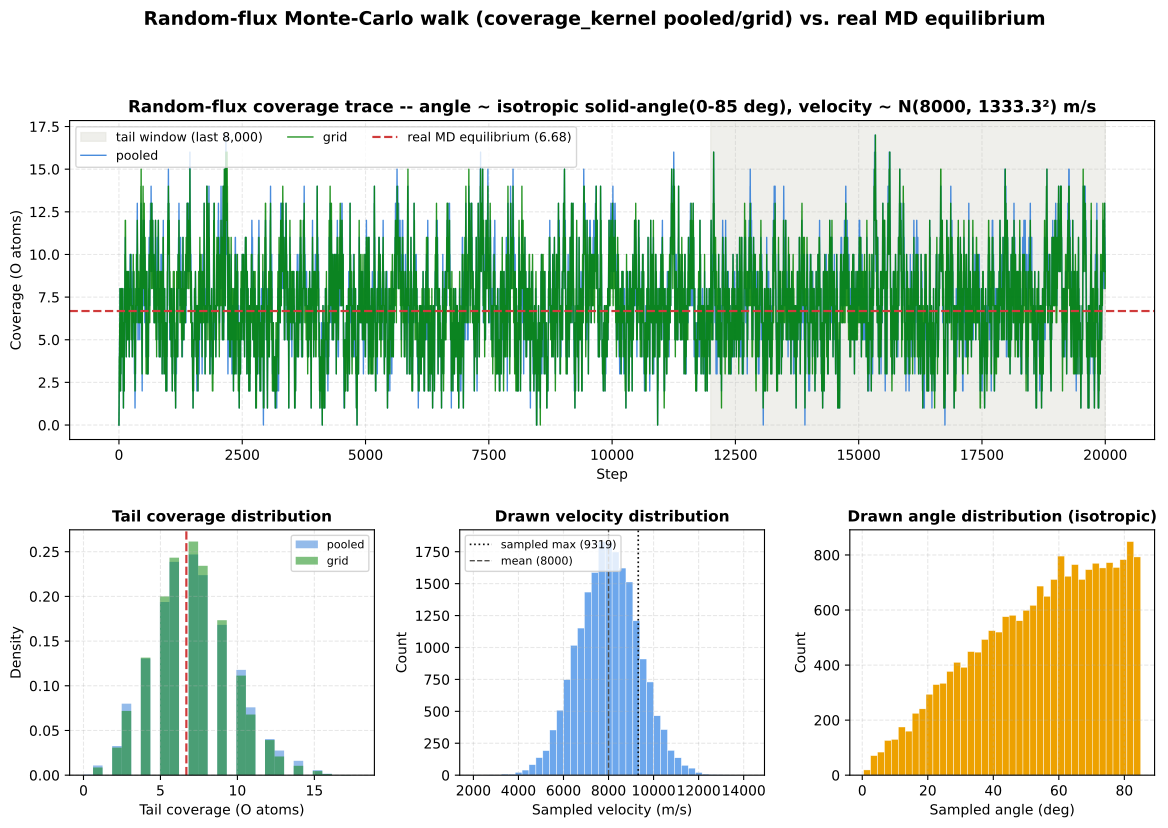

This chart was generated by the following Python code:
"""
random_flux_walk.py
====================
Coverage random walk under a *realistic* incidence flux rather than a fixed
(velocity, angle) condition: at every one of the walk's steps, a fresh
(angle, velocity) pair is redrawn from a physically motivated distribution
and fed to the fitted coverage_kernel models (pooled + grid), instead of
holding (velocity, angle) fixed as monte_carlo_walk.ipynb does.

Velocity ~ N(velo_mean, velo_sigma^2), unclipped: represents the spread of
impact speeds a real surface sees (spacecraft ram velocity plus the thermal
spread of the ambient AO), not a single fixed value.

Angle: sampled *isotropically over solid angle* on [0, angle_hi] -- i.e.
cos(angle) ~ Uniform(cos(angle_hi), 1). This is the same "solid-angle 
weight reproducing isotropic
incidence" convention already used in predicted_coverage.py (weight(alpha)
∝ cos(lo) - cos(hi)) and referenced in the main text's net-flux zero-
crossing analysis, applied here as a continuous sampling law instead of a
discrete per-angle weight.
"""

import sys
from pathlib import Path

import numpy as np
import matplotlib.pyplot as plt

OUT_DIR = Path(__file__).resolve().parent
sys.path.insert(0, str(OUT_DIR.parent.parent / "python"))
sys.path.insert(0, str(OUT_DIR))

from coverage_kernel.coverage_model import sample_outcome  # noqa: E402
from coverage_kernel.export_hdf5 import load_pooled_model, load_grid_model  # noqa: E402
from coverage_kernel.features import physics_features  # noqa: E402
from load_data import load_starting_coverages  # noqa: E402

MODELS_DIR = OUT_DIR / "models"
FRAMES_PATH = str(OUT_DIR / "example_data" / "starting_frames.h5")
N_SUBSTRATE_ATOMS = 480

SCHEMES = ["pooled", "grid"]
COLORS = {"pooled": "#2a78d6", "grid": "#008300"}

IDX_ADS, IDX_O_DES, IDX_O2_DES = 0, 1, 2
COVERAGE_DELTA = [+1, 0, -1]

ANGLE_LO, ANGLE_HI = 0.0, 85.0   # real MD setup; 80 is the sampled grid's own max

VELO_MEAN = 8000.0
VELO_SIGMA = (12000.0 - 8000.0) / 3.0

N_STEPS, N_TAIL, SEED = 20_000, 8_000, 0


def sample_angle_isotropic(rng, angle_hi_deg):
    """Polar incidence angle sampled isotropically over solid angle on
    [0, angle_hi_deg]: cos(angle) ~ Uniform(cos(angle_hi), 1), i.e. density
    ∝ sin(angle) -- matches predicted_coverage.py's solid-angle weight
    w(alpha) ∝ cos(lo) - cos(hi), applied here as a continuous law rather
    than a discrete per-angle weight.
    """
    cos_hi = np.cos(np.radians(angle_hi_deg))
    cos_theta = rng.uniform(cos_hi, 1.0)
    return np.degrees(np.arccos(cos_theta))


def sample_condition(rng, velo_mean, velo_sigma):
    """One step's (angle, velocity): angle isotropic over solid angle (see
    sample_angle_isotropic), velocity ~ N(velo_mean, velo_sigma^2),
    deliberately unclipped (mean/sigma keep it effectively positive)."""
    angle = sample_angle_isotropic(rng, ANGLE_HI)
    velocity = rng.normal(velo_mean, velo_sigma)
    return angle, velocity


def run_random_flux_walk(probs_fn, n_steps, seed, velo_mean, velo_sigma, start_coverage=0.0):
    """Like coverage_kernel.coverage_model.run_coverage_walk, but
    (angle, velocity) is redrawn every step from sample_condition() instead
    of held fixed. probs_fn(coverage, angle, velocity) -> probs.
    """
    rng = np.random.default_rng(seed)
    coverage_delta = np.asarray(COVERAGE_DELTA, dtype=float)
    coverage = float(start_coverage)
    trace = np.empty(n_steps + 1)
    angles = np.empty(n_steps)
    velocities = np.empty(n_steps)
    trace[0] = coverage
    for t in range(n_steps):
        angle, velocity = sample_condition(rng, velo_mean, velo_sigma)
        probs = probs_fn(coverage, angle, velocity)
        idx, _ = sample_outcome(probs, rng.random())
        coverage = max(coverage + coverage_delta[idx], 0.0)
        trace[t + 1] = coverage
        angles[t] = angle
        velocities[t] = velocity
    return trace, angles, velocities


def make_diagnostic_figure(eq_mean, traces, velocities, angles):
    fig = plt.figure(figsize=(14, 8.5))
    gs = fig.add_gridspec(2, 3, height_ratios=[1.3, 1], hspace=0.32, wspace=0.28)

    ax_trace = fig.add_subplot(gs[0, :])
    steps = np.arange(N_STEPS + 1)
    ax_trace.axvspan(N_STEPS - N_TAIL, N_STEPS, color="#e1e0d9", alpha=0.5, zorder=0,
                      label=f"tail window (last {N_TAIL:,})")
    for s in SCHEMES:
        ax_trace.plot(steps, traces[s], color=COLORS[s], linewidth=1.0, alpha=0.85, label=s)
    ax_trace.axhline(eq_mean, color="#d03b3b", linewidth=1.6, linestyle="--",
                      label=f"real MD equilibrium ({eq_mean:.2f})")
    ax_trace.set_xlabel("Step")
    ax_trace.set_ylabel("Coverage (O atoms)")
    ax_trace.set_title(
        f"Random-flux coverage trace -- angle ~ isotropic solid-angle(0-{ANGLE_HI:.0f} deg), "
        f"velocity ~ N({VELO_MEAN:.0f}, {VELO_SIGMA:.1f}²) m/s",
        fontsize=12, fontweight="bold")
    ax_trace.legend(fontsize=9, loc="upper left", ncol=3)
    ax_trace.grid(linestyle="--", alpha=0.3)

    ax_hist = fig.add_subplot(gs[1, 0])
    bins = np.linspace(0, max(traces[s][-N_TAIL:].max() for s in SCHEMES) + 1, 30)
    for s in SCHEMES:
        ax_hist.hist(traces[s][-N_TAIL:], bins=bins, color=COLORS[s], alpha=0.5,
                     density=True, label=s)
    ax_hist.axvline(eq_mean, color="#d03b3b", linewidth=1.6, linestyle="--")
    ax_hist.set_xlabel("Tail coverage (O atoms)")
    ax_hist.set_ylabel("Density")
    ax_hist.set_title("Tail coverage distribution", fontsize=11, fontweight="bold")
    ax_hist.legend(fontsize=8)
    ax_hist.grid(linestyle="--", alpha=0.3)

    ax_velo = fig.add_subplot(gs[1, 1])
    ax_velo.hist(velocities, bins=40, color="#6da7ec", edgecolor="white", linewidth=0.3)
    ax_velo.axvline(9319.4, color="#0b0b0b", linewidth=1.2, linestyle=":", label="sampled max (9319)")
    ax_velo.axvline(VELO_MEAN, color="#52514e", linewidth=1.0, linestyle="--", label=f"mean ({VELO_MEAN:.0f})")
    ax_velo.set_xlabel("Sampled velocity (m/s)")
    ax_velo.set_ylabel("Count")
    ax_velo.set_title("Drawn velocity distribution", fontsize=11, fontweight="bold")
    ax_velo.legend(fontsize=8)
    ax_velo.grid(linestyle="--", alpha=0.3)

    ax_angle = fig.add_subplot(gs[1, 2])
    ax_angle.hist(angles, bins=40, color="#eda100", edgecolor="white", linewidth=0.3)
    ax_angle.set_xlabel("Sampled angle (deg)")
    ax_angle.set_ylabel("Count")
    ax_angle.set_title("Drawn angle distribution (isotropic)", fontsize=11, fontweight="bold")
    ax_angle.grid(linestyle="--", alpha=0.3)

    fig.suptitle(
        "Random-flux Monte-Carlo walk (coverage_kernel pooled/grid) vs. real MD equilibrium",
        fontsize=13.5, fontweight="bold", y=1.01)

    pdf_path = OUT_DIR / "random_flux_walk.pdf"
    fig.savefig(pdf_path, bbox_inches="tight")
    plt.close(fig)
    return pdf_path


def main():
    print("Computing real-MD equilibrium coverage reference...")
    coverage_by_frame, _ = load_starting_coverages(FRAMES_PATH, N_SUBSTRATE_ATOMS)
    eq_mean = coverage_by_frame.mean()
    print(f"  Real MD equilibrium coverage: {eq_mean:.2f} O atoms\n")

    print("Loading fitted models...")
    pooled_model, _, _ = load_pooled_model(str(MODELS_DIR / "pooled_model.h5")) # does not have to be called if default is used, physics_features)
    grid_model, _, _ = load_grid_model(str(MODELS_DIR / "grid_model.h5"))

    probs_fns = {
        "pooled": lambda c, a, v: pooled_model.probs(c, v, a),
        "grid": lambda c, a, v: grid_model.eval(np.array([c]), [v, a]),
    }

    print(f"Running {len(SCHEMES)} random-flux walks ({N_STEPS:,} steps each)...\n")
    traces, angles_by, velos_by = {}, {}, {}
    for s in SCHEMES:
        trace, angles, velocities = run_random_flux_walk(
            probs_fns[s], N_STEPS, SEED, VELO_MEAN, VELO_SIGMA)
        traces[s] = trace
        angles_by[s] = angles
        velos_by[s] = velocities

    print(f"=== Tail coverage summary (last {N_TAIL:,} of {N_STEPS:,} steps) ===")
    for s in SCHEMES:
        tail = traces[s][-N_TAIL:]
        print(f"  {s:8s} mean={tail.mean():6.2f}  std={tail.std():5.2f}"
              f"   diff from real MD ({eq_mean:.2f}): {tail.mean() - eq_mean:+.2f}")

    velocities = velos_by[SCHEMES[0]]
    angles = angles_by[SCHEMES[0]]
    frac_above_9319 = (velocities > 9319.4).mean()
    frac_angle_extrap = ((angles > 80) & (angles <= 85)).mean()
    print(f"\n  velocity samples > 9319 (sampled max, extrapolated): {frac_above_9319:.1%}")
    print(f"  angle samples in (80, 85] (extrapolated for pooled, clipped to 80 for grid): "
          f"{frac_angle_extrap:.1%}")

    pdf = make_diagnostic_figure(eq_mean, traces, velocities, angles)
    print(f"\nSaved {pdf}")
    print("DONE")


if __name__ == "__main__":
    main()
